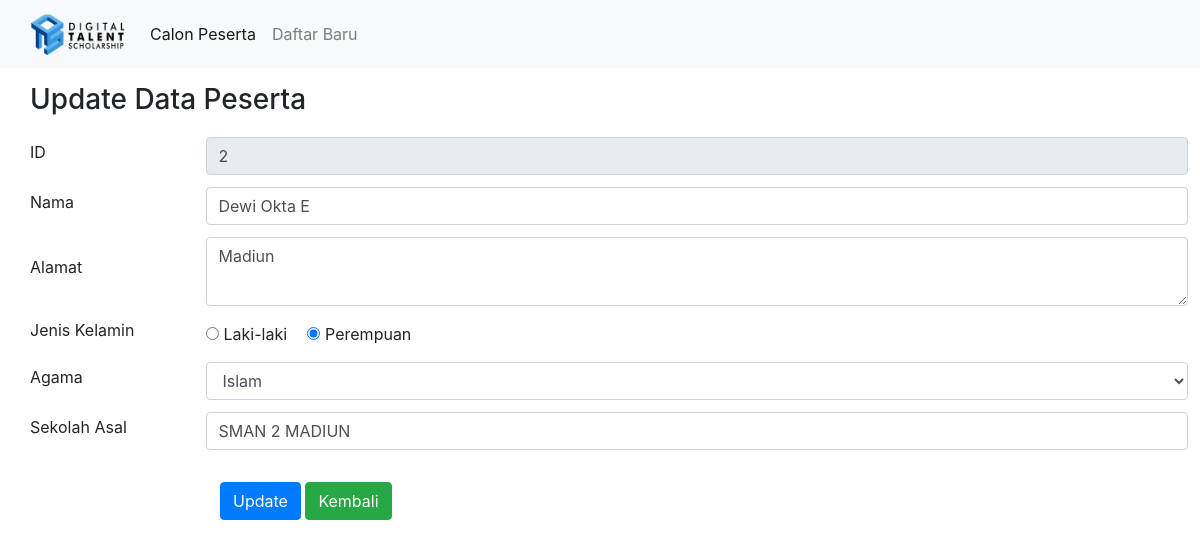
/edit.php?idsiswa=2, run on the app's committed database.
### tables this page shows
CREATE TABLE `tbsiswa` (
  `id_siswa` int(11) NOT NULL,
  `nama_siswa` varchar(50) NOT NULL,
  `alamat` varchar(150) NOT NULL,
  `jenis_kelamin` enum('Laki-laki','Perempuan') NOT NULL,
  `agama` varchar(15) NOT NULL,
  `sekolah_asal` varchar(50) NOT NULL
);

### edit.php (the view, shortened to what this page needs)
<!DOCTYPE html>
<html lang="en">
    <head>
        <link rel="stylesheet" href="https://maxcdn.bootstrapcdn.com/bootstrap/4.3.1/css/bootstrap.min.css">
        <link rel="stylesheet" href="style.css">
      </head>
    <body>
      <nav class="navbar navbar-expand-lg navbar-light bg-light">
        <div class="container-fluid">
          <a class="navbar-brand" href="index.php">
          <img src="images\dts-logo.png"  width="95" height="42" halt="logo-dts">
          </a>
          <div class="collapse navbar-collapse" id="navbarNavAltMarkup">
            <div class="navbar-nav">
              <a class="nav-link active" aria-current="page" href="pendaftar.php">Calon Peserta</a>
              <a class="nav-link" href="form-pendaftaran.php">Daftar Baru</a>
            </div>
          </div>
        </div>
      </nav>
      <div class="container-fluid-1" style=" margin-left: 30px;">
        <h3 style="margin-top: 15px;  margin-bottom: 20px">Update Data Peserta</h3>
        <?php
            include 'koneksi.php';
            $idsiswa = $_GET['idsiswa'];
            $tampil = mysqli_query($db, "SELECT * from tbsiswa WHERE id_siswa='$idsiswa'");
            while($data = mysqli_fetch_array($tampil)){
        ?>
        <form action="update.php" method="post" class="form">
          <div class="form-wrapper" >
            <label  class="label-input">ID</label>
            <input type="text" class="form-control" name="ID" value="<?php echo $data['id_siswa'];?>" readonly>
          </div>
          <div class="form-wrapper" >
            <label  class="label-input">Nama</label>
            <input type="text" class="form-control" name="updateNama" value="<?php echo $data['nama_siswa']; ?>">
          </div>
          <div class="form-wrapper">
            <label class="label-comment">Alamat</label>
            <textarea name="updateAlamat" id="" class="form-control" style="height: 69px"><?php echo $data['alamat'] ?></textarea>
          </div>
          <div class="form-wrapper">
            <label class="label-input" >Jenis Kelamin</label>
              <input type="radio" name="updateJK" value="Laki-laki" style="margin-right: 5px" <?php if($data['jenis_kelamin']=='Laki-laki') echo 'checked'?>>Laki-laki
              <input type="radio" name="updateJK" value="Perempuan" style="margin-right: 5px; margin-left: 20px" <?php if($data['jenis_kelamin']=='Perempuan') echo 'checked'?>>Perempuan
          </div>
          <div class="form-wrapper">
            <label>Agama</label>
            <select class="form-control" name="updateAgama">
              <?php
                if ($data['agama'] == "Islam") echo "<option value='Islam' selected>Islam</option>";
                else echo "<option value='Islam'>Islam</option>";
               ?>
            </select>
          </div>
          <div class="form-wrapper">
            <label for="" class="label-input">Sekolah Asal</label>
            <input type="text" class="form-control" name="updateSekolah" value="<?php echo $data['sekolah_asal']; ?>">
          </div>
          <button type="submit" class="btn btn-primary" name="update" value="update">Update</button>
          <a class="btn btn-success" href="beranda.php" role="button">Kembali</a>
        </form>
        <?php
            }
        ?>
    </div>
    </body>
</html>

### style.css (style rules this page uses)
.form-wrapper { display: flex; align-items: center; margin-bottom: 12px; }
.form-wrapper label { width: 15%; }
.form-control { width: 84%; }
.btn-primary { margin-left: 190px; }
.btn { margin-top: 20px; }

### data on the page
tbsiswa: ID "2", updateNama "Dewi Okta E", updateAlamat "Madiun", jenis_kelamin "☑", updateAgama "Islam", updateSekolah "SMAN 2 MADIUN"
